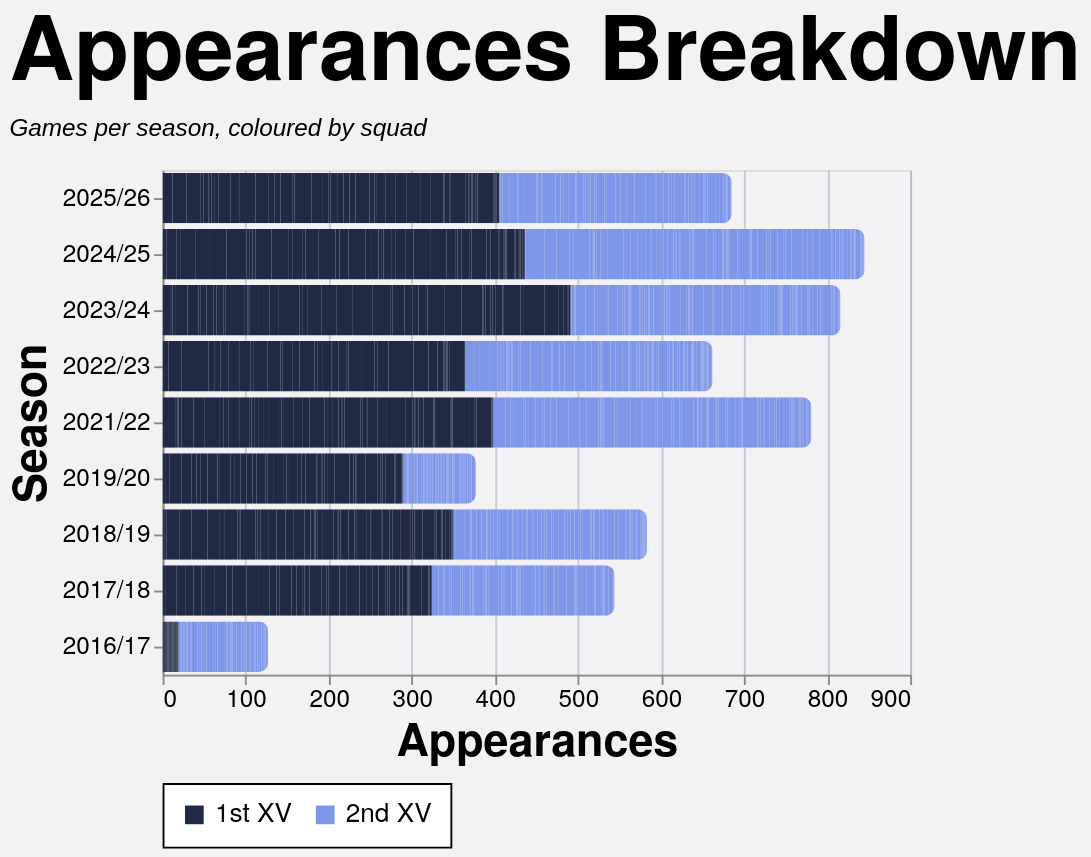

Source (Vega-Lite JSON):
### Vega-Lite specification from a JSON file in a GitHub repository (floating-point values rounded to 4 significant figures; data arrays with more than 128 entries replaced by an {"elided": "..."} marker saying what was removed)
{"config": {"axis": {"labelFont": "PT Sans Narrow, Helvetica Neue, Helvetica, Arial, sans-serif", "titleFont": "PT Sans Narrow, Helvetica Neue, Helvetica, Arial, sans-serif", "labelFontSize": 13, "titleFontSize": 24, "gridColor": "#202947", "gridOpacity": 0.2, "zindex": 1}, "text": {"font": "Lato, sans-serif"}, "bar": {"cornerRadiusEnd": 5}, "header": {"labelFont": "PT Sans Narrow, Helvetica Neue, Helvetica, Arial, sans-serif", "titleFont": "PT Sans Narrow, Helvetica Neue, Helvetica, Arial, sans-serif", "labelFontSize": 24, "titleFontSize": 28, "labelFontWeight": "bold", "orient": "left"}, "legend": {"labelFont": "PT Sans Narrow, Helvetica Neue, Helvetica, Arial, sans-serif", "titleFont": "PT Sans Narrow, Helvetica Neue, Helvetica, Arial, sans-serif", "labelFontSize": 14, "titleFontSize": 16, "titlePadding": 5, "fillColor": "white", "strokeColor": "black", "padding": 10, "titleFontWeight": "lighter", "titleFontStyle": "italic", "titleColor": "gray", "offset": 10}, "title": {"font": "PT Sans Narrow, Helvetica Neue, Helvetica, Arial, sans-serif", "fontSize": 48, "fontWeight": "bold", "anchor": "start", "align": "center", "titlePadding": 20, "subtitlePadding": 10, "subtitleFontSize": 13, "subtitleColor": "", "subtitleFontStyle": "italic", "offset": 15, "color": "black"}, "axisX": {"labelAngle": 0}, "facet": {"title": null, "header": null, "align": {"row": "each", "column": "each"}}, "resolve": {"scale": {"y": "independent", "facet": "independent"}}, "background": "#f2f1f4", "scale": {"offsetBandPaddingOuter": 0.2, "offsetBandPaddingInner": 0.1}}, "data": {"name": "data-6f94799b71feb632b5eaefc3f3b52bec"}, "mark": {"type": "bar"}, "encoding": {"color": {"field": "color_value", "legend": {"orient": "bottom", "title": null}, "scale": {"domain": ["1st XV", "2nd XV"], "range": ["#202946", "#7d96e8"]}, "sort": {"field": "sum(apps)", "op": "sum", "order": "descending"}, "type": "nominal"}, "tooltip": [{"field": "player", "title": "Player", "type": "nominal"}, {"field": "season", "title": "Season", "type": "nominal"}, {"field": "color_value", "title": "Group", "type": "nominal"}, {"aggregate": "sum", "field": "apps", "title": "Appearances", "type": "quantitative"}], "x": {"aggregate": "sum", "field": "apps", "title": "Appearances", "type": "quantitative"}, "y": {"field": "season", "sort": {"field": "season_sort", "op": "max", "order": "descending"}, "title": "Season", "type": "nominal"}}, "height": {"step": 30}, "title": {"text": "Appearances Breakdown", "subtitle": "Games per season, coloured by squad"}, "width": 400, "$schema": "https://vega.github.io/schema/vega-lite/v5.20.1.json", "datasets": {"data-6f94799b71feb632b5eaefc3f3b52bec": {"elided": "2535 records"}}}
